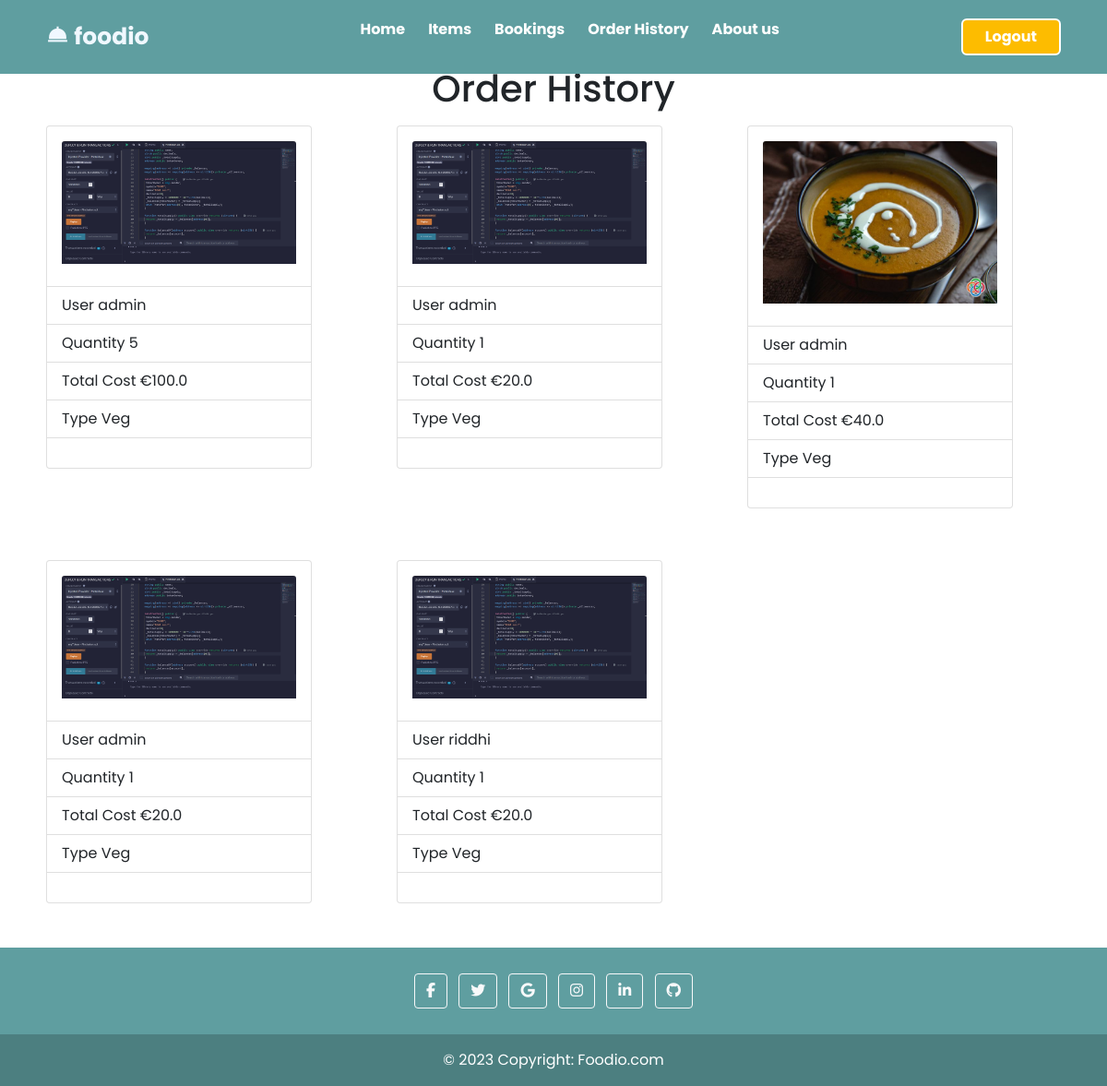
The app's page /bookings/orderhistory (signed in), older data.
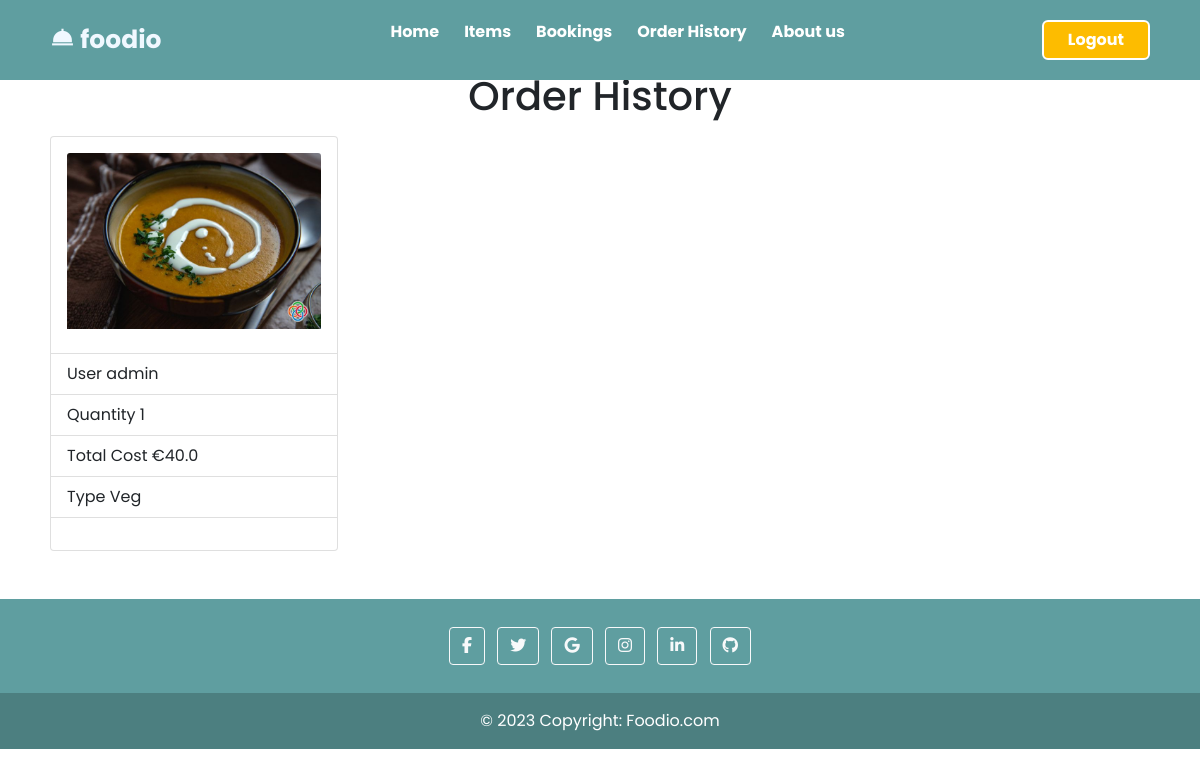
The same page, newer data.
### bookings/models.py (models this page shows, shortened)
class Bookorders(models.Model):
    user_id=models.ForeignKey(User,on_delete=models.CASCADE)
    item_id=models.ForeignKey(Items,on_delete=models.CASCADE)
    bookingdate= models.DateTimeField()
    quantity=models.IntegerField()
    total_cost=models.FloatField(null=True,blank=True)
    booking_status= models.BooleanField()

### items/models.py (models this page shows, shortened)
class Items(models.Model):
    item_name= models.CharField(max_length=100)
    item_price= models.IntegerField()
    item_description= models.CharField(max_length=100)
    item_isveg= models.BooleanField()
    item_img = models.ImageField(upload_to='static/photos/',default=None)

### bookings/views.py (the view)
# urls.py: path('orderhistory', views.order_history, name='orderhistory'),
@login_required
@require_http_methods(["GET"])
def order_history(request):
    try:
        if request.user.username == 'admin':
            data=Bookorders.objects.filter(booking_status=True)
        else:
            data=Bookorders.objects.filter(booking_status=True, user_id=request.user.id)
        return render(request , 'bookings/history.html',{'orders':data})
    except Exception:
        return redirect(handler500)

### templates/bookings/history.html (shortened to what this page needs)
{% extends 'base.html' %}
{% block body %}
{% load static %}
<div class="container">
    <h1 style=" text-align: center; ">Order History</h1>
    <div class="row row-cols-10 row-cols-md-3">
        {% for order in orders %}
        <div class="col mb-4">
            <div class="d-flex mb-3">
                <div class="p-2">
                    <div class="card" style="width: 18rem;">
                        <div class="card-body">
                            <img src="/{{ order.item_id.item_img }}" style="width: 100%;height: auto;"
                                class=" card-img-top" alt="{{ order.item_id.item_img }}">
                        </div>
                        <ul class="list-group list-group-flush">
                            <li class="list-group-item">User {{ order.user_id }}</li>
                            <li class="list-group-item">Quantity {{ order.quantity }}</li>
                            <li class="list-group-item">Total Cost €{{ order.total_cost }} </li>
                            <li class="list-group-item">Type
                                {% if order.item_id.item_isveg %}
                                {{ "Veg" }}
                                {% else %}
                                {{ "Non-Veg" }}
                                {% endif %}
                            </li>
                        </ul>
                        <div class="card-body">
                        </div>
                    </div>
                </div>
            </div>
        </div>
        {% endfor %}
    </div>
</div>
{% endblock %}

Row changes from the older to the newer data that the page shows:
removed Bookorders: item_id.item_img (picture), user_id "admin", quantity "5", total_cost "100.0", value "Veg"
removed Bookorders: item_id.item_img (picture), user_id "admin", quantity "1", total_cost "20.0", value "Veg"
removed Bookorders: item_id.item_img (picture), user_id "admin", quantity "1", total_cost "20.0", value "Veg"
removed Bookorders: item_id.item_img (picture), user_id "riddhi", quantity "1", total_cost "20.0", value "Veg"
